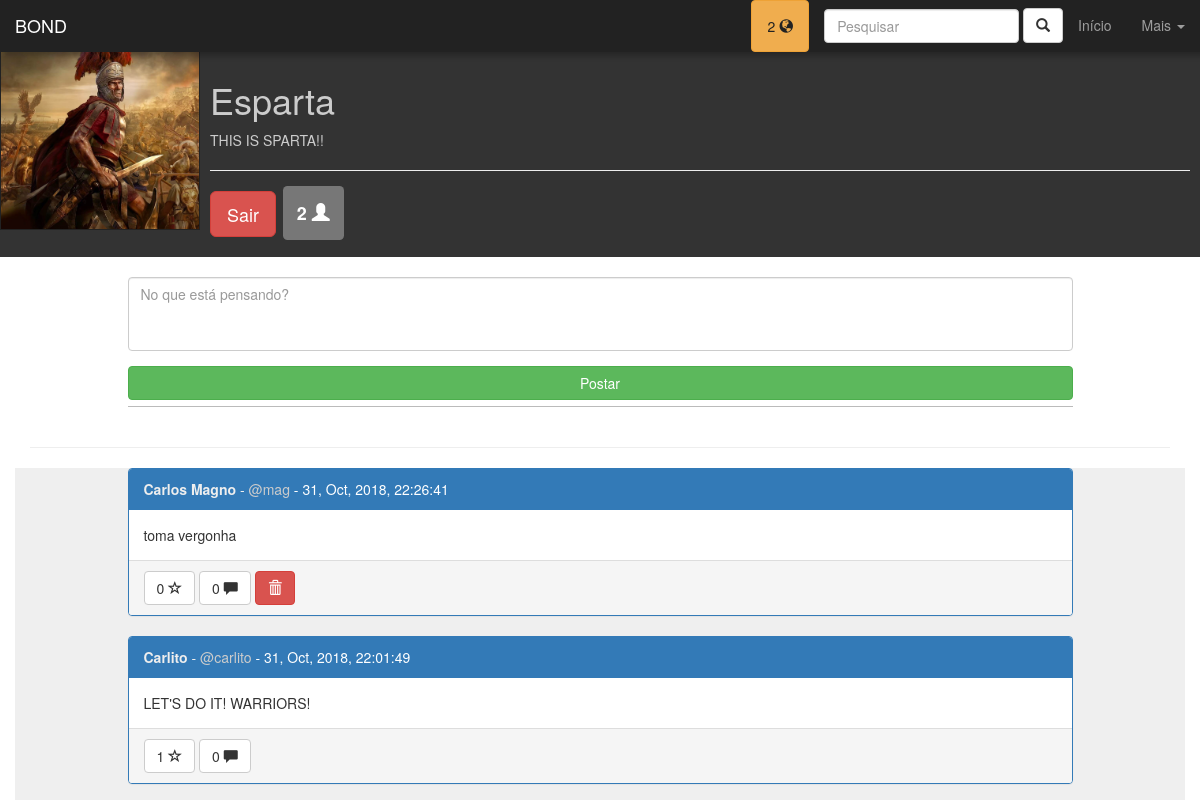
Screenshot of /see_community.php?c=3 (signed in) with the database file from the repository.
### tables this page shows
CREATE TABLE IF NOT EXISTS `communities` (
  `id_community` int(11) NOT NULL AUTO_INCREMENT,
  `community_name` varchar(100) NOT NULL,
  `r_date` datetime DEFAULT CURRENT_TIMESTAMP,
  `profile_pic` varchar(200) DEFAULT 'assets/img/default-community-icon.png',
  `community_description` varchar(500) DEFAULT NULL,
  `members` int(11) DEFAULT '0',
  PRIMARY KEY (`id_community`)
);

CREATE TABLE IF NOT EXISTS `posts` (
  `id_post` int(11) NOT NULL AUTO_INCREMENT,
  `user` int(11) NOT NULL,
  `community` int(11) NOT NULL,
  `post_text` text NOT NULL,
  `post_pic` varchar(200) DEFAULT NULL,
  `r_date` datetime DEFAULT CURRENT_TIMESTAMP,
  `likes` int(11) DEFAULT '0',
  PRIMARY KEY (`id_post`)
);

CREATE TABLE IF NOT EXISTS `users` (
  `id_user` int(11) NOT NULL AUTO_INCREMENT,
  `username` varchar(20) NOT NULL,
  `first_name` varchar(60) NOT NULL,
  `last_name` varchar(80) NOT NULL,
  `birthday` date NOT NULL,
  `profile_pic` varchar(200) DEFAULT 'assets/img/default-user-icon.png',
  `passwd` varchar(32) NOT NULL,
  `r_date` datetime NOT NULL DEFAULT CURRENT_TIMESTAMP,
  `gender` enum('M','F','O') DEFAULT NULL,
  `stars` int(11) DEFAULT '0',
  PRIMARY KEY (`id_user`)
);

### see_community.php (the view, shortened to what this page needs)
<?php
if(!isset($_GET["c"])){
    header("location:home.php");
}else{
    $id_community = $_GET["c"];
    $conn = connect();
    $sql = "SELECT * FROM communities WHERE id_community = '$id_community'";
    if($query = mysqli_query($conn, $sql)){
        $data = mysqli_fetch_assoc($query);
        if(isset($data["id_community"])){
            $commnityName = $data["community_name"];
            $communityDesc = $data["community_description"];
            $members = $data["members"];
            $profilePic = $data["profile_pic"];
        }else{
            header("location:home.php");
        }
    }
}
$id_user = $_SESSION["id_user"];
$conn = connect();
$sql = "SELECT COUNT(*) as qnt FROM notifications WHERE user = $id_user AND seen = 'n'";
if($q = mysqli_query($conn, $sql)){
  $notifications = mysqli_fetch_assoc($q)["qnt"];
}else{
  $notifications = 0;
}
?>
<!DOCTYPE html>
<html lang="PT-BR">
  <head>
    <link href="css/bootstrap.min.css" rel="stylesheet">
    <link rel="stylesheet" href="css/pattern.css">
  </head>
<body>
<nav class="navbar navbar-inverse navbar-fixed-top" id="navbar-menu">
  <div class="container-fluid">
    <div class="navbar-header">
      <a class="navbar-brand" href="#">BOND</a>
    </div>
    <div class="collapse navbar-collapse" id="bs-example-navbar-collapse-1">
      <ul class="nav navbar-nav navbar-right">
      <li>
      <?php
        if($notifications>0){
          echo '<a href="notifications.php" class="btn btn-warning" id="dark-text-nav">'.$notifications
          .' <span class="glyphicon glyphicon-globe"></span></a>';
        }else{
          echo '<a href="notifications.php" class="btn btn-default"><span class="glyphicon glyphicon-globe"></span></a>';
        }
        ?></li><li>
    <form class="navbar-form navbar-right" onsubmit="return false">
      <div class="form-group">
        <input type="text" id="nav-search-input" class="form-control" placeholder="Pesquisar" value="<?php if(isset($_GET["q"])){echo $_GET["q"];} ?>">
      </div>
      <a id="nav-search-submit" class="btn btn-default"><label class="glyphicon glyphicon-search"></label></a>
    </form>
      </li>
        <li><a href="home.php">Início</a></li>
        <li class="dropdown">
          <a href="#" class="dropdown-toggle" data-toggle="dropdown"
          role="button" aria-haspopup="true" aria-expanded="false">Mais <span class="caret"></span></a>
        </li>
      </ul>
    </div>
  </div>
</nav>
<div class="container-fluid">
<div class="row" style="margin-top:50px;background:rgba(0, 0, 0, 0.8)">
    <div id="picture-container" class="col-sm-4 col-md-3 col-lg-2" style="background-image:url('<?php
     echo $profilePic
      ?>')">
    </div>
    <div class="col-sm-8 col-md-9 col-lg-10 jumbogotron" id="backcontainer">
          <h1 class="text-left"><?php echo $commnityName ?></h1>
          <p>
              <?php
              if(strlen($communityDesc)>=20){
                echo substr($communityDesc, 0, 20)."...";
              }else{
                echo $communityDesc;
              }
               ?>
            </p><hr>
          <h3>
              <?php
                $conn = connect();
                $id_user = $_SESSION["id_user"];
                $sql = "SELECT * FROM is_part_of WHERE user = '$id_user' AND community = '$id_community'";
                if($query2 = mysqli_query($conn, $sql)){
                  $ispartof = mysqli_fetch_assoc($query2);
                  if(isset($ispartof["user"])){
                    echo '<a class="btn btn-danger btn-lg" href="exit_community.php?c='.$data["id_community"].'" role="button">Sair</a>';
                  }else{
                    echo '<a class="btn btn-success btn-lg" href="join_community.php?c='.$data["id_community"].'" role="button">Entrar</a>';
                  }
                }
              ?>
              <label title='Membros' class='label label-default' style="padding:14px">
              <?php echo $members ?>
              <label class='glyphicon glyphicon-user'></label></label>
          </h3>
    </div>
</div>
</div>
<div class="container">
<div class="row">
  <div class="col-lg-10 col-lg-offset-1">
    <?php
    if(isset($ispartof["user"])){
      echo '
      <br>
          <form method="post" class="border-bottom">
            <div class="form-group">
              <textarea class="form-control" id="no-resizable-textarea" maxLength="1200" name="post_text" rows="3" placeholder="No que está pensando?"></textarea>
            </div>
            <button type="submit" class="btn btn-success btn-block">Postar</button>
          </form>
          <br>
          ';
        }?>
</div>
</div>
<hr>
<div class="row panel-gray">
    <div class="col-lg-10 col-lg-offset-1">
        <?php
         $conn = connect();
         $sql = "SELECT *, date_format(posts.r_date, '%d, %b, %Y, %T') as data_f FROM posts JOIN users ON posts.user = users.id_user  WHERE community = '$id_community' ORDER BY posts.r_date DESC,  posts.likes DESC";
         if($query = mysqli_query($conn, $sql)){
           while($post = mysqli_fetch_assoc($query)){
             $text = $post["post_text"];
             $likes = $post["likes"];
             $id_post = $post["id_post"];
             $sql = "SELECT count(*) as comments FROM comments WHERE post = $id_post";
             if($q = mysqli_query($conn, $sql)){
               $comments_qnt = mysqli_fetch_assoc($q)["comments"];
             }else{
               $comments_qnt = '';
             }
             echo "<div class='panel panel-primary'>";
             if($post["user"]==$id_user){
               $link = "profile.php";
             }else{
               $link = "see_profile.php?p=".$post["user"];
             }
             echo "
             <div class='panel-heading'><a href='$link' class='gray-text-link'><strong>".$post["first_name"]."</strong> - <span class='gray-text'>@".$post["username"]."</a> - ";
             echo $post["data_f"]."</span></div>
             <div class='panel-body'>
              $text
             </div>
             <div class='panel-footer'> ";
             $sql = "SELECT * FROM likes WHERE post = $id_post AND user = $id_user";
             if(isset(mysqli_fetch_assoc(mysqli_query($conn, $sql))["post"])){
              echo "<a href='like_post.php?p=$id_post&m=unlike&l=see_community.php?c=$id_community'
              title='Gostei' class='btn btn-default' id='like-btn'>$likes <span class='glyphicon glyphicon-star'>
              </span></a>";
             }else{
               echo "<a href='like_post.php?p=$id_post&m=like&l=see_community.php?c=$id_community'
                title='Não gostei' class='btn btn-default' id='like-btn'>$likes <span class='glyphicon glyphicon-star-empty'>
                </span></a>";
             }
             echo " <a href='see_post.php?p=$id_post'
                title='Comentar' class='btn btn-default' id='like-btn'>".$comments_qnt." <span class='glyphicon glyphicon-comment'>
                </span></a>";
             if($post["id_user"] == $id_user){
              echo " <a href='del_post.php?p=$id_post&l=see_community.php?c=$id_community'
              title='Apagar' class='btn btn-danger' id='like-btn'><span class='glyphicon glyphicon-trash'>
              </span></a>";
             }
             echo "</div>
           </div>";
           }
         }
        ?>
    </div>
</div>
</div>
</body>
</html>

### css/pattern.css (style rules this page uses)
.panel-gray { background: rgba(100, 100, 100, 0.1); }
.gray-text { color: #ccc; }
.gray-text-link { color: #eee; }
.border-bottom { padding-bottom: 6px; border-bottom: solid 1px #bbb; }
#navbar-menu { border-bottom: none; box-shadow: 4px 4px 5px rgba(10,10,10,0.3); color: #bbb; }
#picture-container { min-height: 180px; min-width: 180px; background-size: cover; background-position: center; border: #222 1px solid; }
#backcontainer { padding:10px; color: #ccc; }
#no-resizable-textarea { resize: none; }
#dark-text-nav { color: #222; }

### rows the page displays
communities: profile_pic (picture), community_name "Esparta", community_description "THIS IS SPARTA!!", members "2"
posts: users.first_name "Carlos Magno", users.username "mag", data_f "31, Oct, 2018, 22:26:41", post_text "toma vergonha", likes "0", comments_qnt "0"
posts: users.first_name "Carlito", users.username "carlito", data_f "31, Oct, 2018, 22:01:49", post_text "LET'S DO IT! WARRIORS!", likes "1", comments_qnt "0"

### other values shown
$notifications "2"
